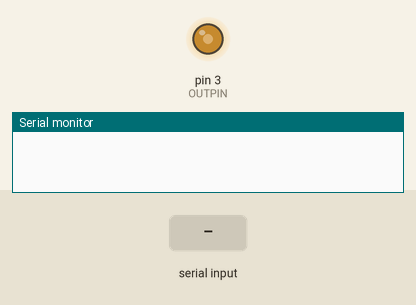
This sketch was run on a simulated Arduino Uno, built with avr-gcc and run on an emulated ATmega328P. On the bench: output pins drawn as LEDs (lit = HIGH), the last lines printed to the serial monitor. Dashed ring = blinking. The inputs (shaded band) are chosen by the test bench.

Above: at 1.2 s.
1.3 s: "n" received over Serial
At 2.9 s:
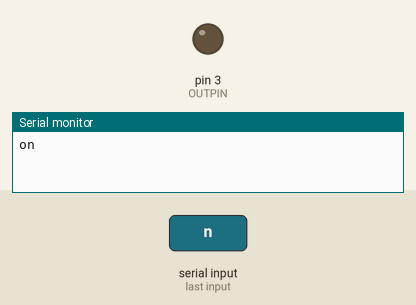
3.2 s: "f" received over Serial
At 3.58 s:
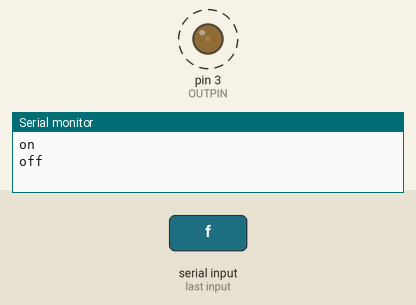
Timing chart, 0 to 6.2 s (numbered marks = the images above; inputs shaded):
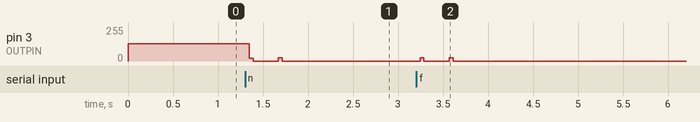

The sketch:

ohmSwitch.ino
```cpp
//This program switch on or off, OCR-05W,
//Ohm Electric.
#define OUTPIN 3
void setup() {
  pinMode(OUTPIN, OUTPUT);

  TCCR2A = 0b00010010;
  TCCR2B = 0b00000001;

  OCR2A = 210;

  Serial.begin(9600);
}

void signalOn(){
  TCCR2A = 0b00010010;
}

void signalOff(){
  TCCR2A = 0b00000010;
}

void switchOn(){
  //3
  signalOn();
  delayMicroseconds(2645);  //881.7*3
  //3
  signalOff();
  delayMicroseconds(2645);  //881.7*3
  //1
  signalOn();
  delayMicroseconds(881);
  //1
  signalOff();
  delayMicroseconds(881);
  //1
  signalOn();
  delayMicroseconds(881);
  //1
  signalOff();
  delayMicroseconds(881);
  //1
  signalOn();
  delayMicroseconds(881);
  //2
  signalOff();
  delayMicroseconds(1763);  //881.7*2
  //1
  signalOn();
  delayMicroseconds(881);
  //2
  signalOff();
  delayMicroseconds(1763);  //881.7*2
  //1
  signalOn();
  delayMicroseconds(881);
  //2
  signalOff();
  delayMicroseconds(1763);  //881.7*2
  //1
  signalOn();
  delayMicroseconds(881);
  //2
  signalOff();
  delayMicroseconds(1763);  //881.7*2
  //1
  signalOn();
  delayMicroseconds(881);
  //1
  signalOff();
  delayMicroseconds(881);
  //1
  signalOn();
  delayMicroseconds(881);
  //1
  signalOff();
  delayMicroseconds(881);
  //1
  signalOn();
  delayMicroseconds(881);
  signalOff();
}

void switchOff(){
  //3
  signalOn();
  delayMicroseconds(2645);  //881.7*3
  //3
  signalOff();
  delayMicroseconds(2645);  //881.7*3
  //1
  signalOn();
  delayMicroseconds(881);
  //1
  signalOff();
  delayMicroseconds(881);
  //1
  signalOn();
  delayMicroseconds(881);
  //2
  signalOff();
  delayMicroseconds(1763);
  //1
  signalOn();
  delayMicroseconds(881);
  //1
  signalOff();
  delayMicroseconds(881);
  //1
  signalOn();
  delayMicroseconds(881);
  //1
  signalOff();
  delayMicroseconds(811);
  //1
  signalOn();
  delayMicroseconds(881);
  //2
  signalOff();
  delayMicroseconds(1763);  //881.7*2
  //1
  signalOn();
  delayMicroseconds(881);
  //1
  signalOff();
  delayMicroseconds(881);
  //1
  signalOn();
  delayMicroseconds(881);
  //2
  signalOff();
  delayMicroseconds(1763);
  //1
  signalOn();
  delayMicroseconds(881);
  //2
  signalOff();
  delayMicroseconds(1763);
  //1
  signalOn();
  delayMicroseconds(881);
  signalOff();
}

void loop() {
  static int incoming = 0;

  if(Serial.available()){
    incoming = Serial.read();

    switch(incoming){
      case 'n':
        //send the ON signal twice.
        //The first sinal after the intialization often ignored!
        switchOn();
        delay(300);
        switchOn();
        Serial.print("on\n");
        break;
      case 'f':
        //send the OFF signal twice.
        //The first sinal after the intialization often ignored!
        switchOff();
        delay(300);
        switchOff();
        Serial.print("off\n");
        break;
      case 't':
        Serial.print("test\n");
        break;
      default:
        break;
    }
  }
}
```

Measured:
- after the input at 1.3 s, pin 3 (OUTPIN): 128/255 → 0/255 after 0.05 s
- after the input at 3.2 s, pin 3 (OUTPIN): alternates 23/255 for 0.04 s and 0/255 for 0.28 s, 4 changes in all, then stays 0/255, starting after 0.05 s
